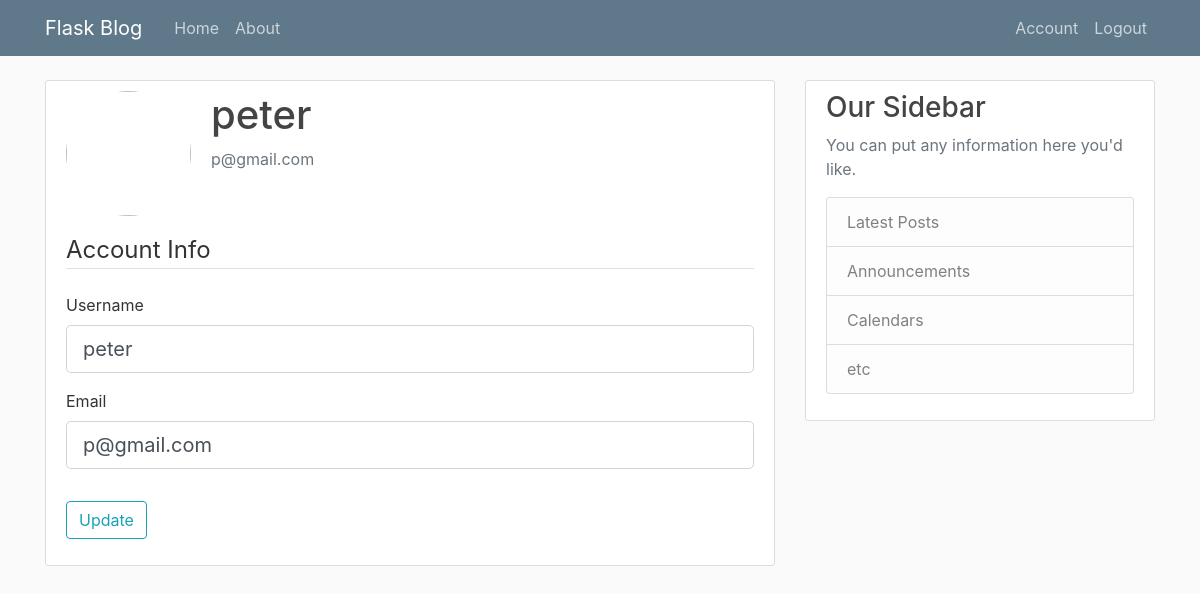
/account (signed in), run on an earlier commit of the app's database.
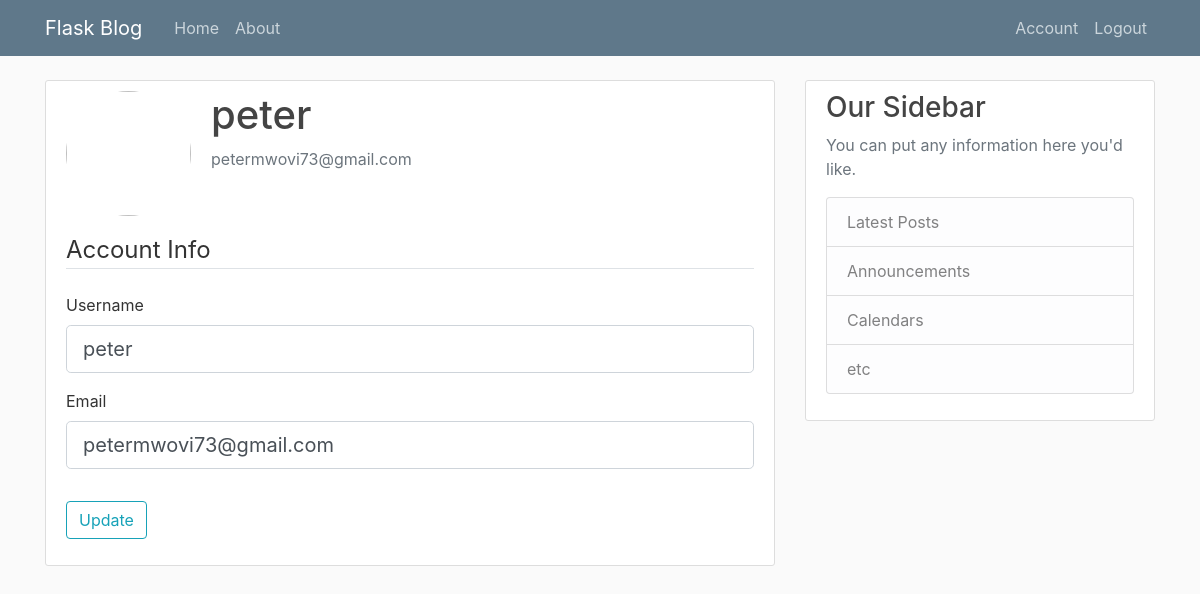
And on a later commit of the database.
### flaskblog/models.py (models this page shows, shortened)
class User(db.Model, UserMixin):
    id = db.Column(db.Integer, primary_key=True)
    username = db.Column(db.String(20), unique=True, nullable=False)
    email = db.Column(db.String(120), unique=True, nullable=False)
    image_file = db.Column(db.String(20), nullable=False, default='sophie.png')
    password = db.Column(db.String(60), nullable=False)
    posts = db.relationship('Post', backref='author', lazy=True)

### flaskblog/routes.py (the view)
@app.route("/account", methods=['GET','POST'])
@login_required
def account():
    form = UpdateAccountForm()
    if form.validate_on_submit():
        current_user.username = form.username.data
        current_user.email = form.email.data
        db.session.commit()
        flash('Your account has been updated!', 'success' )
        return redirect(url_for('account'))
    elif request.method == 'GET':
        form.username.data = current_user.username
        form.email.data = current_user.email
    image_file = url_for('static', filename='profile_pics/' + current_user.image_file)
    return render_template('account.html', title='Account', image_file = image_file, form = form)

### flaskblog/forms.py (shortened to what this page needs)
class UpdateAccountForm(FlaskForm):
                username= StringField('Username', validators=[DataRequired(), Length(min=2, max=20)])
                email=StringField('Email', validators=[DataRequired(), Email()])
                submit=SubmitField('Update')

### flaskblog/models.py (called while the page is built)
@login_manager.user_loader
def load_user(user_id):
    return User.query.get(int(user_id))

### flaskblog/Templates/account.html (shortened to what this page needs)
{% extends "layout.html" %} {% block content %}
<div class="content-section">
    <div class="media">
        <img class="rounded-circle account-img" src="{{ image_file }}">
        <div class="media-body">
            <h2 class="account-heading">{{ current_user.username }}</h2>
            <p class="text-secondary">{{ current_user.email }}</p>
        </div>
    </div>
    <form method="Post" action="" novalidate>
        <fieldset class="form-group">
            <legend class="border-bottom mb-4">
                Account Info
            </legend>
            <div class="form-group">
                {{ form.username.label(class="form-control-label")}} {% if form.username.errors %} {{ form.username (class="form-control form-control-lg is-invalid")}}
                <div class="invalid-feedback">
                    {% for error in form.username.errors%}
                    <span>{{ error }}</span> {% endfor %}
                </div>
                {% else %} {{ form.username (class="form-control form-control-lg ")}} {% endif %}
            </div>
            <div class="form-group">
                {{ form.email.label(class="form-control-label")}} {% if form.email.errors %} {{ form.email (class="form-control form-control-lg is-invalid")}}
                <div class="invalid-feedback">
                    {% for error in form.email.errors%}
                    <span>{{ error }}</span> {% endfor %}
                </div>
                {% else %} {{ form.email (class="form-control form-control-lg")}} {% endif %}
            </div>
        </fieldset>
        <div class="form-group">
            {{ form.submit(class="btn btn-outline-info")}}
        </div>
    </form>
</div>
{% endblock content %}

### flaskblog/Templates/layout.html (shortened to what this page needs)
<!DOCTYPE html>
<html>
<head>
    <link rel="stylesheet" href="https://maxcdn.bootstrapcdn.com/bootstrap/4.0.0/css/bootstrap.min.css">
    <link rel="stylesheet" type="text/css" href="{{ url_for('static', filename='main.css') }}">
</head>
<body>
    <header class="site-header">
        <nav class="navbar navbar-expand-md navbar-dark bg-steel fixed-top">
            <div class="container">
                <a class="navbar-brand mr-4" href="/">Flask Blog</a>
                <div class="collapse navbar-collapse" id="navbarToggle">
                    <div class="navbar-nav mr-auto">
                        <a class="nav-item nav-link" href="{{ url_for('home') }}">Home</a>
                        <a class="nav-item nav-link" href="{{ url_for('about') }}">About</a>
                    </div>
                    <div class="navbar-nav">
                        {% if current_user.is_authenticated %}
                        <a class="nav-item nav-link" href="{{ url_for('account') }}">Account</a>
                        <a class="nav-item nav-link" href="{{ url_for('logout') }}">Logout</a> {% else %}
                        <a class="nav-item nav-link" href="{{ url_for('login') }}">Login</a>
                        <a class="nav-item nav-link" href="{{ url_for('register') }}">Register</a> {% endif %}
                    </div>
                </div>
            </div>
        </nav>
    </header>
    <main role="main" class="container">
        <div class="row">
            <div class="col-md-8">
                 {% block content %}{% endblock %}
            </div>
            <div class="col-md-4">
                <div class="content-section">
                    <h3>Our Sidebar</h3>
                    <p class='text-muted'>You can put any information here you'd like.
                        <ul class="list-group">
                            <li class="list-group-item list-group-item-light">Latest Posts</li>
                            <li class="list-group-item list-group-item-light">Announcements</li>
                            <li class="list-group-item list-group-item-light">Calendars</li>
                            <li class="list-group-item list-group-item-light">etc</li>
                        </ul>
                    </p>
                </div>
            </div>
        </div>
    </main>
</body>
</html>

### flaskblog/static/main.css (style rules this page uses)
body { background: #fafafa; color: #333333; margin-top: 5rem; }
h1, h2, h3, h4, h5, h6 { color: #444444; }
.bg-steel { background-color: #5f788a; }
.site-header .navbar-nav .nav-link { color: #cbd5db; }
.content-section { background: #ffffff; padding: 10px 20px; border: 1px solid #dddddd; border-radius: 3px; margin-bottom: 20px; }
.account-img { height: 125px; width: 125px; margin-right: 20px; margin-bottom: 16px; }
.account-heading { font-size: 2.5rem; }

What changed in the data, as far as the page shows it:
changed User "peter": email "p@gmail.com" → "petermwovi73@gmail.com"
